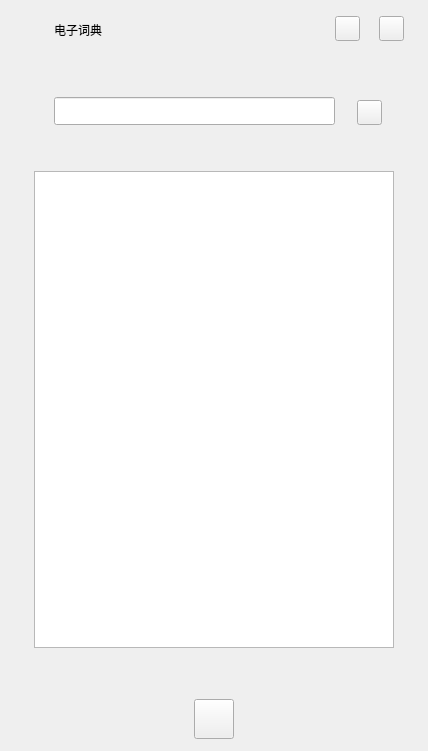
<?xml version="1.0" encoding="UTF-8"?>
<ui version="4.0">
 <class>ElecDictWidget</class>
 <widget class="QWidget" name="ElecDictWidget">
  <property name="geometry">
   <rect>
    <x>0</x>
    <y>0</y>
    <width>428</width>
    <height>751</height>
   </rect>
  </property>
  <property name="windowTitle">
   <string>Form</string>
  </property>
  <widget class="QWidget" name="titleWidget" native="true">
   <property name="geometry">
    <rect>
     <x>0</x>
     <y>0</y>
     <width>428</width>
     <height>60</height>
    </rect>
   </property>
   <widget class="QLabel" name="label">
    <property name="geometry">
     <rect>
      <x>20</x>
      <y>16</y>
      <width>28</width>
      <height>28</height>
     </rect>
    </property>
    <property name="sizePolicy">
     <sizepolicy hsizetype="Fixed" vsizetype="Fixed">
      <horstretch>0</horstretch>
      <verstretch>0</verstretch>
     </sizepolicy>
    </property>
    <property name="text">
     <string/>
    </property>
    <property name="pixmap">
     <pixmap resource="../resource/qrc/ElecDict.qrc">:/main/img/logo.png</pixmap>
    </property>
   </widget>
   <widget class="QPushButton" name="minBtn">
    <property name="geometry">
     <rect>
      <x>335</x>
      <y>16</y>
      <width>25</width>
      <height>25</height>
     </rect>
    </property>
    <property name="sizePolicy">
     <sizepolicy hsizetype="Fixed" vsizetype="Fixed">
      <horstretch>0</horstretch>
      <verstretch>0</verstretch>
     </sizepolicy>
    </property>
    <property name="text">
     <string/>
    </property>
    <property name="icon">
     <iconset resource="../resource/qrc/ElecDict.qrc">
      <normaloff>:/main/img/min.png</normaloff>:/main/img/min.png</iconset>
    </property>
    <property name="iconSize">
     <size>
      <width>20</width>
      <height>20</height>
     </size>
    </property>
   </widget>
   <widget class="QPushButton" name="closeBtn">
    <property name="geometry">
     <rect>
      <x>379</x>
      <y>16</y>
      <width>25</width>
      <height>25</height>
     </rect>
    </property>
    <property name="text">
     <string/>
    </property>
    <property name="icon">
     <iconset resource="../resource/qrc/ElecDict.qrc">
      <normaloff>:/main/img/close.png</normaloff>:/main/img/close.png</iconset>
    </property>
    <property name="iconSize">
     <size>
      <width>20</width>
      <height>20</height>
     </size>
    </property>
   </widget>
   <widget class="QLabel" name="titleLabel">
    <property name="geometry">
     <rect>
      <x>54</x>
      <y>16</y>
      <width>80</width>
      <height>27</height>
     </rect>
    </property>
    <property name="sizePolicy">
     <sizepolicy hsizetype="Preferred" vsizetype="Preferred">
      <horstretch>0</horstretch>
      <verstretch>0</verstretch>
     </sizepolicy>
    </property>
    <property name="text">
     <string>电子词典</string>
    </property>
   </widget>
  </widget>
  <widget class="QListWidget" name="listWidget">
   <property name="geometry">
    <rect>
     <x>34</x>
     <y>171</y>
     <width>360</width>
     <height>477</height>
    </rect>
   </property>
  </widget>
  <widget class="QWidget" name="searchWidget" native="true">
   <property name="geometry">
    <rect>
     <x>34</x>
     <y>90</y>
     <width>360</width>
     <height>44</height>
    </rect>
   </property>
   <property name="sizePolicy">
    <sizepolicy hsizetype="Fixed" vsizetype="Fixed">
     <horstretch>0</horstretch>
     <verstretch>0</verstretch>
    </sizepolicy>
   </property>
   <widget class="QLineEdit" name="searchLineEdit">
    <property name="geometry">
     <rect>
      <x>20</x>
      <y>7</y>
      <width>281</width>
      <height>28</height>
     </rect>
    </property>
    <property name="sizePolicy">
     <sizepolicy hsizetype="Fixed" vsizetype="Fixed">
      <horstretch>0</horstretch>
      <verstretch>0</verstretch>
     </sizepolicy>
    </property>
   </widget>
   <widget class="QPushButton" name="searchBtn">
    <property name="geometry">
     <rect>
      <x>323</x>
      <y>10</y>
      <width>25</width>
      <height>25</height>
     </rect>
    </property>
    <property name="sizePolicy">
     <sizepolicy hsizetype="Fixed" vsizetype="Fixed">
      <horstretch>0</horstretch>
      <verstretch>0</verstretch>
     </sizepolicy>
    </property>
    <property name="text">
     <string/>
    </property>
    <property name="icon">
     <iconset resource="../resource/qrc/ElecDict.qrc">
      <normaloff>:/main/img/search.png</normaloff>:/main/img/search.png</iconset>
    </property>
    <property name="iconSize">
     <size>
      <width>25</width>
      <height>25</height>
     </size>
    </property>
   </widget>
  </widget>
  <widget class="QWidget" name="bottomWidget" native="true">
   <property name="geometry">
    <rect>
     <x>0</x>
     <y>687</y>
     <width>428</width>
     <height>64</height>
    </rect>
   </property>
   <property name="sizePolicy">
    <sizepolicy hsizetype="Fixed" vsizetype="Fixed">
     <horstretch>0</horstretch>
     <verstretch>0</verstretch>
    </sizepolicy>
   </property>
   <widget class="QPushButton" name="addBtn">
    <property name="geometry">
     <rect>
      <x>194</x>
      <y>12</y>
      <width>40</width>
      <height>40</height>
     </rect>
    </property>
    <property name="text">
     <string/>
    </property>
    <property name="icon">
     <iconset resource="../resource/qrc/ElecDict.qrc">
      <normaloff>:/main/img/icon.png</normaloff>:/main/img/icon.png</iconset>
    </property>
    <property name="iconSize">
     <size>
      <width>40</width>
      <height>40</height>
     </size>
    </property>
   </widget>
  </widget>
 </widget>
 <resources>
  <include location="../resource/qrc/ElecDict.qrc"/>
 </resources>
 <connections/>
</ui>
